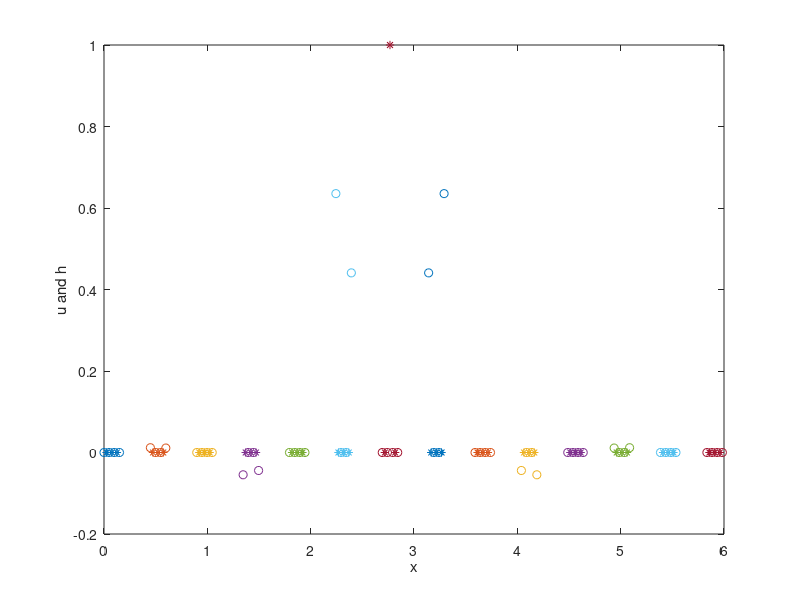

Reproduce this figure in MATLAB.
% Test patch interpolation formula
% AJR, 18 Jul 2012
n=5;  % 1,5,9,... number of microscale grid points, not incl edges
m=14; % even number of patches
r=1/6 ;% ratio of patch size to macrogrid size
L=2*pi; % length of domain
D=L/m; % distance between neighbouring patches
d=2*r*D; % length of each patch
dx=d/(n+1); % patch size includes edges, to give microgrid size
gam=1; % introduced coupling parameter
interOrd=3 % interpolation: 1=linear, 2=quadratic, and so on

% define the x-coords, do not omit patch edges
% as here I do want the patch edges
[X,x]=meshgrid((0:m-1)*D,(0:n+1)*dx);
x=x+X;

% initial values, hu is the correct size
hu=zeros(n,m);
% change a value to one, leaving all others zero
hu((n+1)/2,m/2)=1;

% now proceed with interpolation as in the function
% uu(i,j)=ith microgrid value in jth macropatch
uu=nan(n+2,m); 
i=2:n+1; j=1:m;
uu(i,j)=reshape(hu,n,m);

%periodic boundary condition from wrapping patch index
jp=[2:m, 1]; jm=[m, 1:m-1]; 
% sometimes it is more convenient to generate these as
% jpp=jp(jp(jp)); jppp=jp(jp(jpp)); and so on
jpp=[4:m, 1:3]; jmm=[m-2:m, 1:m-3]; 
jppp=[6:m,1:5]; jmmm=[m-4:m,1:m-5];

% coupling edge conditions on each tooth, h and u are the same
imid=(n+3)/2;
uubv=[gam*(uu(imid,jp)+uu(imid,jm))/2 
     +gam*r*(uu(imid,jp)-uu(imid,jm))/2 
    +(-1+r^2)*gam^2*(uu(imid,jpp)-uu(imid,jp)-uu(imid,jm)+uu(imid,jmm))/16
    +(-r+r^3)*gam^2*(uu(imid,jpp)-3*uu(imid,jp)+3*uu(imid,jm)-uu(imid,jmm))/48
    +(9-10*r^2+r^4)*gam^3*(uu(imid,jppp)+uu(imid,jpp)-2*uu(imid,jp)-2*uu(imid,jm)+uu(imid,jmm)+uu(imid,jmmm))/768
    +(9*r-10*r^3+r^5)*gam^3*(uu(imid,jppp)-5*uu(imid,jpp)+10*uu(imid,jp)-10*uu(imid,jm)+5*uu(imid,jmm)-uu(imid,jmmm))/3840
    ];
uu(1,j)=sum(uubv(1:2*interOrd,:));
uubv=[gam*(uu(imid,jp)+uu(imid,jm))/2 
     -gam*r*(uu(imid,jp)-uu(imid,jm))/2 
    +(-1+r^2)*gam^2*(uu(imid,jpp)-uu(imid,jp)-uu(imid,jm)+uu(imid,jmm))/16 
    -(-r+r^3)*gam^2*(uu(imid,jpp)-3*uu(imid,jp)+3*uu(imid,jm)-uu(imid,jmm))/48 
    +(9-10*r^2+r^4)*gam^3*(uu(imid,jppp)+uu(imid,jpp)-2*uu(imid,jp)-2*uu(imid,jm)+uu(imid,jmm)+uu(imid,jmmm))/768 
    -(9*r-10*r^3+r^5)*gam^3*(uu(imid,jppp)-5*uu(imid,jpp)+10*uu(imid,jp)-10*uu(imid,jm)+5*uu(imid,jmm)-uu(imid,jmmm))/3840
    ];
uu(n+2,j)=sum(uubv(1:2*interOrd,:))    

% plot the picture
    plot(x(1:2:end,:),uu(1:2:end,:),'o' ...
        ,x(2:2:end,:),uu(2:2:end,:),'*')
    xlabel('x');ylabel('u and h');
